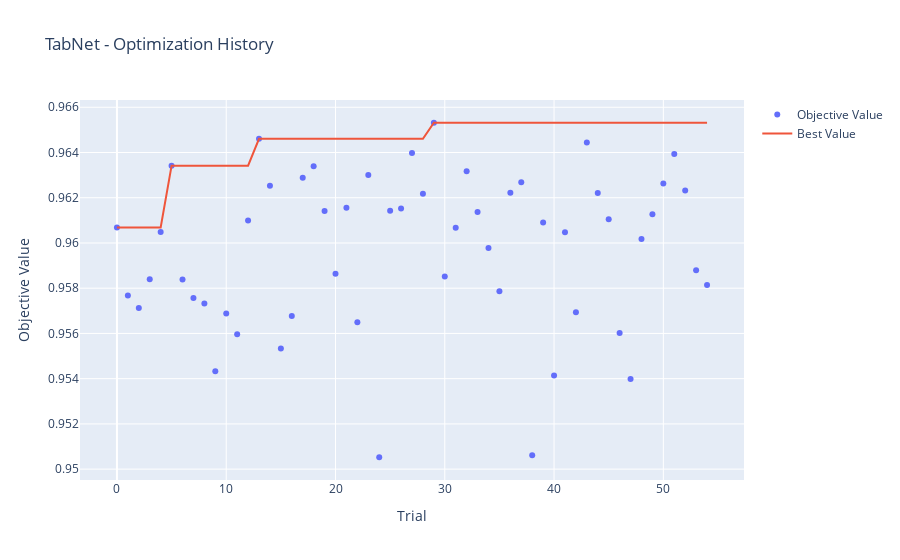
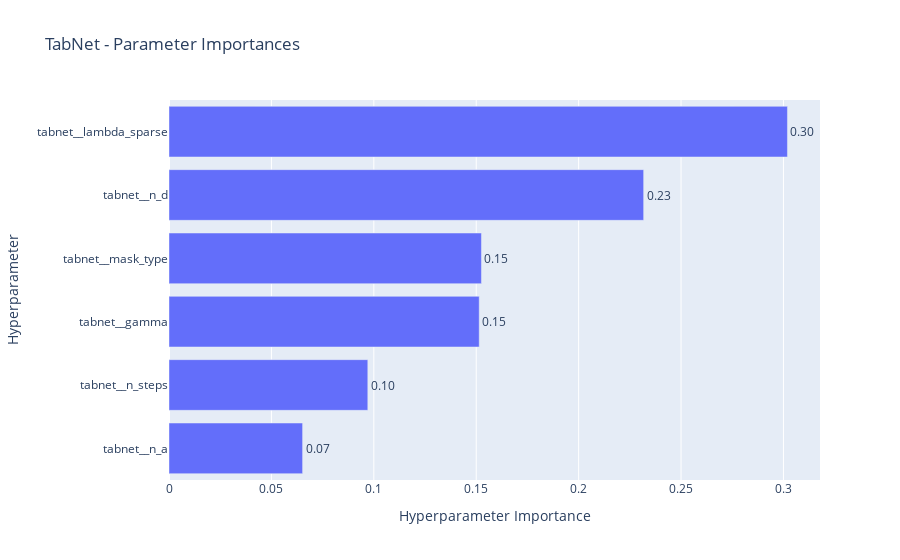
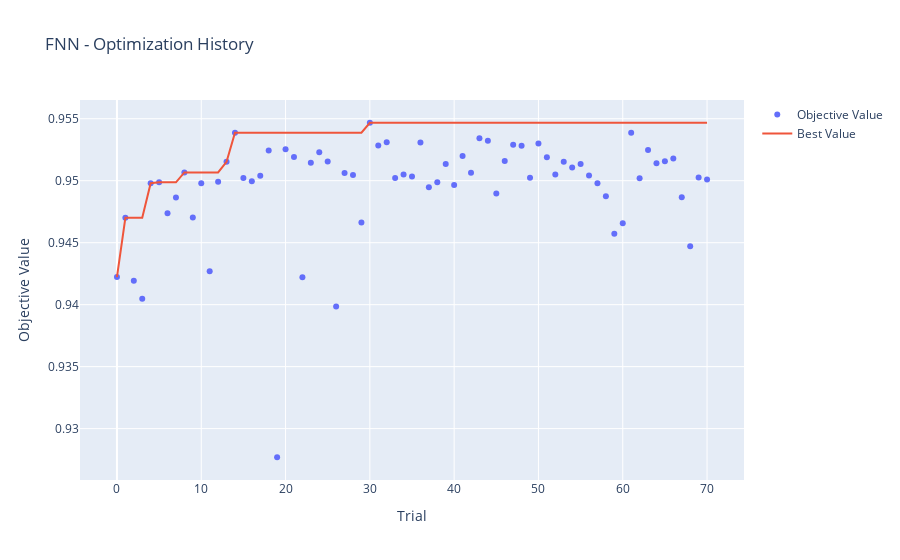
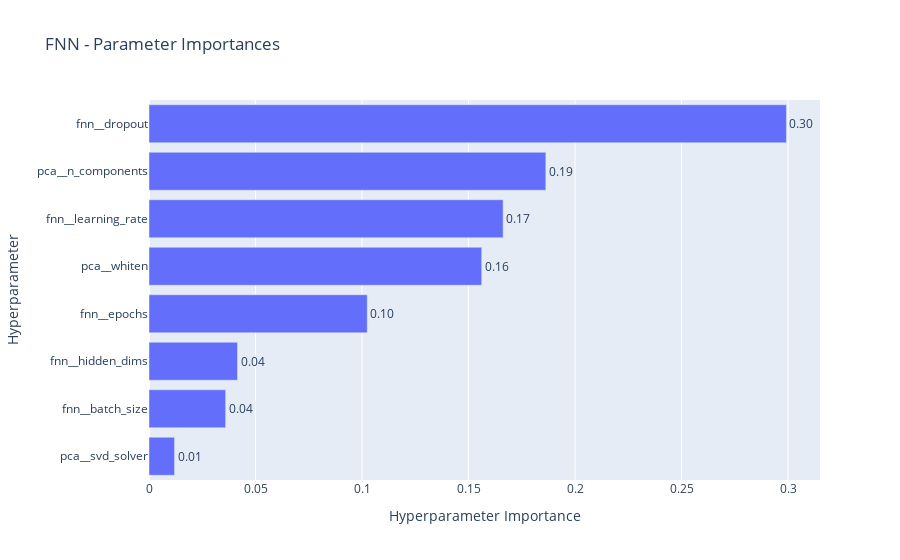

Notebook code for these charts, in order:
### Markdown cell above
**7. Optuna Optimization Analysis**

Visualize Optuna optimization history and parameter importance for each model.

### Code cell
# Visualize Optuna optimization for top 3 models
top_models = sorted(training_models, key=lambda x: study_results[x[0]].best_value, reverse=True)[:3]

print("📊 Optuna Optimization Analysis for Top 3 Models")
print("-" * 60)

for name, _ in top_models:
    study = study_results[name]
    print(f"\n{name} - Best Score: {study.best_value:.4f}")
    print(f"Best Parameters: {study.best_params}")
    
    # Plot optimization history
    fig = optuna.visualization.plot_optimization_history(study)
    fig.update_layout(title=f"{name} - Optimization History")
    fig.show()
    
    # Plot parameter importances
    try:
        fig = optuna.visualization.plot_param_importances(study)
        fig.update_layout(title=f"{name} - Parameter Importances")
        fig.show()
    except:
        print(f"  (Not enough trials for parameter importance analysis)")
    
print("\n" + "=" * 60)

### Figure 1 — Plotly figure (JSON) as saved in the notebook; plotly's stock layout.template omitted (floating-point values rounded to 4 significant figures)
{"data": [{"mode": "markers", "name": "Objective Value", "type": "scatter", "x": [0, 1, 2, 3, 4, 5, 6, 7, 8, 9, 10, 11, 12, 13, 14, 15, 16, 17, 18, 19, 20, 21, 22, 23, 24, 25, 26, 27, 28, 29, 30, 31, 32, 33, 34, 35, 36, 37, 38, 39, 40, 41, 42, 43, 44, 45, 46, 47, 48, 49, 50, 51, 52, 53, 54], "y": [0.9607, 0.9577, 0.9571, 0.9584, 0.9605, 0.9634, 0.9584, 0.9576, 0.9573, 0.9543, 0.9569, 0.956, 0.961, 0.9646, 0.9625, 0.9553, 0.9568, 0.9629, 0.9634, 0.9614, 0.9586, 0.9616, 0.9565, 0.963, 0.9505, 0.9614, 0.9615, 0.964, 0.9622, 0.9653, 0.9585, 0.9607, 0.9632, 0.9614, 0.9598, 0.9579, 0.9622, 0.9627, 0.9506, 0.9609, 0.9541, 0.9605, 0.9569, 0.9644, 0.9622, 0.9611, 0.956, 0.954, 0.9602, 0.9613, 0.9626, 0.9639, 0.9623, 0.9588, 0.9581]}, {"mode": "lines", "name": "Best Value", "type": "scatter", "x": [0, 1, 2, 3, 4, 5, 6, 7, 8, 9, 10, 11, 12, 13, 14, 15, 16, 17, 18, 19, 20, 21, 22, 23, 24, 25, 26, 27, 28, 29, 30, 31, 32, 33, 34, 35, 36, 37, 38, 39, 40, 41, 42, 43, 44, 45, 46, 47, 48, 49, 50, 51, 52, 53, 54], "y": [0.9607, 0.9607, 0.9607, 0.9607, 0.9607, 0.9634, 0.9634, 0.9634, 0.9634, 0.9634, 0.9634, 0.9634, 0.9634, 0.9646, 0.9646, 0.9646, 0.9646, 0.9646, 0.9646, 0.9646, 0.9646, 0.9646, 0.9646, 0.9646, 0.9646, 0.9646, 0.9646, 0.9646, 0.9646, 0.9653, 0.9653, 0.9653, 0.9653, 0.9653, 0.9653, 0.9653, 0.9653, 0.9653, 0.9653, 0.9653, 0.9653, 0.9653, 0.9653, 0.9653, 0.9653, 0.9653, 0.9653, 0.9653, 0.9653, 0.9653, 0.9653, 0.9653, 0.9653, 0.9653, 0.9653]}, {"marker": {"color": "#cccccc"}, "mode": "markers", "name": "Infeasible Trial", "showlegend": false, "type": "scatter", "x": [], "y": []}], "layout": {"title": {"text": "TabNet - Optimization History"}, "xaxis": {"title": {"text": "Trial"}}, "yaxis": {"title": {"text": "Objective Value"}}}}

### Figure 2 — Plotly figure (JSON) as saved in the notebook; plotly's stock layout.template omitted (floating-point values rounded to 4 significant figures)
{"data": [{"cliponaxis": false, "hovertemplate": ["tabnet__n_a (CategoricalDistribution): 0.06522891429400338<extra></extra>", "tabnet__n_steps (IntDistribution): 0.09706626444929675<extra></extra>", "tabnet__gamma (FloatDistribution): 0.151462672627348<extra></extra>", "tabnet__mask_type (CategoricalDistribution): 0.15254633299572218<extra></extra>", "tabnet__n_d (CategoricalDistribution): 0.23174322206505218<extra></extra>", "tabnet__lambda_sparse (FloatDistribution): 0.3019525935685775<extra></extra>"], "name": "Objective Value", "orientation": "h", "text": ["0.07", "0.10", "0.15", "0.15", "0.23", "0.30"], "textposition": "outside", "type": "bar", "x": [0.06523, 0.09707, 0.1515, 0.1525, 0.2317, 0.302], "y": ["tabnet__n_a", "tabnet__n_steps", "tabnet__gamma", "tabnet__mask_type", "tabnet__n_d", "tabnet__lambda_sparse"]}], "layout": {"title": {"text": "TabNet - Parameter Importances"}, "xaxis": {"title": {"text": "Hyperparameter Importance"}}, "yaxis": {"title": {"text": "Hyperparameter"}}}}

### Figure 3 — Plotly figure (JSON) as saved in the notebook; plotly's stock layout.template omitted (floating-point values rounded to 4 significant figures)
{"data": [{"mode": "markers", "name": "Objective Value", "type": "scatter", "x": [0, 1, 2, 3, 4, 5, 6, 7, 8, 9, 10, 11, 12, 13, 14, 15, 16, 17, 18, 19, 20, 21, 22, 23, 24, 25, 26, 27, 28, 29, 30, 31, 32, 33, 34, 35, 36, 37, 38, 39, 40, 41, 42, 43, 44, 45, 46, 47, 48, 49, 50, 51, 52, 53, 54, 55, 56, 57, 58, 59, 60, 61, 62, 63, 64, 65, 66, 67, 68, 69, 70], "y": [0.9422, 0.947, 0.9419, 0.9405, 0.9498, 0.9499, 0.9474, 0.9487, 0.9507, 0.947, 0.9498, 0.9427, 0.9499, 0.9515, 0.9539, 0.9502, 0.9499, 0.9504, 0.9524, 0.9277, 0.9525, 0.9519, 0.9422, 0.9515, 0.9523, 0.9515, 0.9398, 0.9506, 0.9505, 0.9466, 0.9547, 0.9528, 0.9531, 0.9502, 0.9505, 0.9503, 0.9531, 0.9495, 0.9499, 0.9514, 0.9497, 0.952, 0.9506, 0.9534, 0.9532, 0.949, 0.9516, 0.9529, 0.9528, 0.9502, 0.953, 0.9519, 0.9505, 0.9515, 0.9511, 0.9513, 0.9504, 0.9498, 0.9488, 0.9457, 0.9466, 0.9539, 0.9502, 0.9525, 0.9514, 0.9516, 0.9518, 0.9487, 0.9447, 0.9503, 0.9501]}, {"mode": "lines", "name": "Best Value", "type": "scatter", "x": [0, 1, 2, 3, 4, 5, 6, 7, 8, 9, 10, 11, 12, 13, 14, 15, 16, 17, 18, 19, 20, 21, 22, 23, 24, 25, 26, 27, 28, 29, 30, 31, 32, 33, 34, 35, 36, 37, 38, 39, 40, 41, 42, 43, 44, 45, 46, 47, 48, 49, 50, 51, 52, 53, 54, 55, 56, 57, 58, 59, 60, 61, 62, 63, 64, 65, 66, 67, 68, 69, 70], "y": [0.9422, 0.947, 0.947, 0.947, 0.9498, 0.9499, 0.9499, 0.9499, 0.9507, 0.9507, 0.9507, 0.9507, 0.9507, 0.9515, 0.9539, 0.9539, 0.9539, 0.9539, 0.9539, 0.9539, 0.9539, 0.9539, 0.9539, 0.9539, 0.9539, 0.9539, 0.9539, 0.9539, 0.9539, 0.9539, 0.9547, 0.9547, 0.9547, 0.9547, 0.9547, 0.9547, 0.9547, 0.9547, 0.9547, 0.9547, 0.9547, 0.9547, 0.9547, 0.9547, 0.9547, 0.9547, 0.9547, 0.9547, 0.9547, 0.9547, 0.9547, 0.9547, 0.9547, 0.9547, 0.9547, 0.9547, 0.9547, 0.9547, 0.9547, 0.9547, 0.9547, 0.9547, 0.9547, 0.9547, 0.9547, 0.9547, 0.9547, 0.9547, 0.9547, 0.9547, 0.9547]}, {"marker": {"color": "#cccccc"}, "mode": "markers", "name": "Infeasible Trial", "showlegend": false, "type": "scatter", "x": [], "y": []}], "layout": {"title": {"text": "FNN - Optimization History"}, "xaxis": {"title": {"text": "Trial"}}, "yaxis": {"title": {"text": "Objective Value"}}}}

### Figure 4 — Plotly figure (JSON) as saved in the notebook; plotly's stock layout.template omitted (floating-point values rounded to 4 significant figures)
{"data": [{"cliponaxis": false, "hovertemplate": ["pca__svd_solver (CategoricalDistribution): 0.011995034582014289<extra></extra>", "fnn__batch_size (CategoricalDistribution): 0.03598581850738334<extra></extra>", "fnn__hidden_dims (CategoricalDistribution): 0.04156230901271952<extra></extra>", "fnn__epochs (IntDistribution): 0.10245937770028603<extra></extra>", "pca__whiten (CategoricalDistribution): 0.1561979951076634<extra></extra>", "fnn__learning_rate (FloatDistribution): 0.1662509613543232<extra></extra>", "pca__n_components (FloatDistribution): 0.18629725641565228<extra></extra>", "fnn__dropout (FloatDistribution): 0.29925124731995817<extra></extra>"], "name": "Objective Value", "orientation": "h", "text": ["0.01", "0.04", "0.04", "0.10", "0.16", "0.17", "0.19", "0.30"], "textposition": "outside", "type": "bar", "x": [0.012, 0.03599, 0.04156, 0.1025, 0.1562, 0.1663, 0.1863, 0.2993], "y": ["pca__svd_solver", "fnn__batch_size", "fnn__hidden_dims", "fnn__epochs", "pca__whiten", "fnn__learning_rate", "pca__n_components", "fnn__dropout"]}], "layout": {"title": {"text": "FNN - Parameter Importances"}, "xaxis": {"title": {"text": "Hyperparameter Importance"}}, "yaxis": {"title": {"text": "Hyperparameter"}}}}
